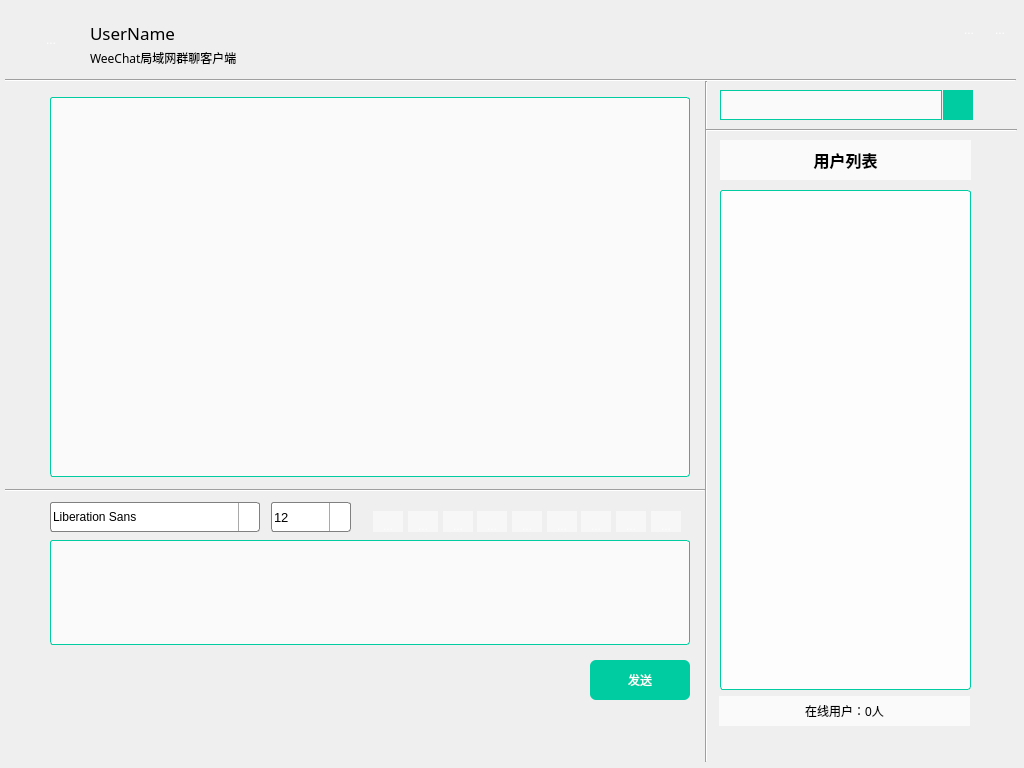
<?xml version="1.0" encoding="UTF-8"?>
<ui version="4.0">
 <class>Widget</class>
 <widget class="QWidget" name="Widget">
  <property name="geometry">
   <rect>
    <x>0</x>
    <y>0</y>
    <width>1024</width>
    <height>768</height>
   </rect>
  </property>
  <property name="sizePolicy">
   <sizepolicy hsizetype="Expanding" vsizetype="Expanding">
    <horstretch>0</horstretch>
    <verstretch>0</verstretch>
   </sizepolicy>
  </property>
  <property name="minimumSize">
   <size>
    <width>1024</width>
    <height>768</height>
   </size>
  </property>
  <property name="maximumSize">
   <size>
    <width>1024</width>
    <height>768</height>
   </size>
  </property>
  <property name="windowTitle">
   <string>QQ</string>
  </property>
  <property name="autoFillBackground">
   <bool>false</bool>
  </property>
  <property name="styleSheet">
   <string notr="true"/>
  </property>
  <widget class="QStackedWidget" name="stackedWidget">
   <property name="geometry">
    <rect>
     <x>0</x>
     <y>0</y>
     <width>1024</width>
     <height>768</height>
    </rect>
   </property>
   <property name="minimumSize">
    <size>
     <width>1024</width>
     <height>768</height>
    </size>
   </property>
   <property name="maximumSize">
    <size>
     <width>1024</width>
     <height>768</height>
    </size>
   </property>
   <property name="styleSheet">
    <string notr="true">QStackWidget
{
	border-radius:15px;
	background-color: rgb(255, 255, 255, 0); 
}</string>
   </property>
   <property name="frameShape">
    <enum>QFrame::NoFrame</enum>
   </property>
   <property name="frameShadow">
    <enum>QFrame::Sunken</enum>
   </property>
   <property name="lineWidth">
    <number>1</number>
   </property>
   <property name="midLineWidth">
    <number>0</number>
   </property>
   <property name="currentIndex">
    <number>0</number>
   </property>
   <widget class="QWidget" name="page">
    <property name="minimumSize">
     <size>
      <width>1024</width>
      <height>768</height>
     </size>
    </property>
    <property name="maximumSize">
     <size>
      <width>1024</width>
      <height>768</height>
     </size>
    </property>
    <property name="styleSheet">
     <string notr="true"/>
    </property>
    <widget class="QTextBrowser" name="messageBrowser">
     <property name="geometry">
      <rect>
       <x>50</x>
       <y>97</y>
       <width>640</width>
       <height>380</height>
      </rect>
     </property>
     <property name="minimumSize">
      <size>
       <width>640</width>
       <height>380</height>
      </size>
     </property>
     <property name="maximumSize">
      <size>
       <width>640</width>
       <height>380</height>
      </size>
     </property>
     <property name="font">
      <font>
       <pointsize>10</pointsize>
      </font>
     </property>
     <property name="styleSheet">
      <string notr="true">QTextBrowser { background-color: rgb(255, 255, 255,0.7); border-radius: 3px; color: rgb(0,0,0); border-width: 1px; border-color: #00cca2; border-style: solid;}</string>
     </property>
     <property name="lineWidth">
      <number>1</number>
     </property>
     <property name="cursorWidth">
      <number>1</number>
     </property>
     <property name="tabStopWidth" stdset="0">
      <number>80</number>
     </property>
    </widget>
    <widget class="QTextEdit" name="messageTextEdit">
     <property name="geometry">
      <rect>
       <x>50</x>
       <y>540</y>
       <width>640</width>
       <height>105</height>
      </rect>
     </property>
     <property name="minimumSize">
      <size>
       <width>640</width>
       <height>105</height>
      </size>
     </property>
     <property name="maximumSize">
      <size>
       <width>640</width>
       <height>105</height>
      </size>
     </property>
     <property name="font">
      <font>
       <pointsize>12</pointsize>
      </font>
     </property>
     <property name="styleSheet">
      <string notr="true">QTextEdit { background-color: rgb(255, 255, 255,0.7); border-radius: 3px; color: rgb(0,0,0); border-width: 1px; border-color: #00cca2; border-style: solid;}</string>
     </property>
     <property name="lineWidth">
      <number>1</number>
     </property>
    </widget>
    <widget class="QPushButton" name="sendButton">
     <property name="geometry">
      <rect>
       <x>590</x>
       <y>660</y>
       <width>100</width>
       <height>40</height>
      </rect>
     </property>
     <property name="minimumSize">
      <size>
       <width>100</width>
       <height>40</height>
      </size>
     </property>
     <property name="maximumSize">
      <size>
       <width>100</width>
       <height>40</height>
      </size>
     </property>
     <property name="styleSheet">
      <string notr="true">QPushButton { background-color: #00cca2; border-radius: 6px; color: rgb(255, 255, 255); }
QPushButton:hover { background-color: #208973;}
</string>
     </property>
     <property name="text">
      <string>发送</string>
     </property>
     <property name="iconSize">
      <size>
       <width>30</width>
       <height>30</height>
      </size>
     </property>
    </widget>
    <widget class="Line" name="line">
     <property name="geometry">
      <rect>
       <x>5</x>
       <y>480</y>
       <width>700</width>
       <height>20</height>
      </rect>
     </property>
     <property name="sizePolicy">
      <sizepolicy hsizetype="Fixed" vsizetype="Fixed">
       <horstretch>0</horstretch>
       <verstretch>0</verstretch>
      </sizepolicy>
     </property>
     <property name="minimumSize">
      <size>
       <width>700</width>
       <height>20</height>
      </size>
     </property>
     <property name="maximumSize">
      <size>
       <width>700</width>
       <height>20</height>
      </size>
     </property>
     <property name="styleSheet">
      <string notr="true"/>
     </property>
     <property name="frameShadow">
      <enum>QFrame::Sunken</enum>
     </property>
     <property name="lineWidth">
      <number>1</number>
     </property>
     <property name="orientation">
      <enum>Qt::Horizontal</enum>
     </property>
    </widget>
    <widget class="Line" name="line_2">
     <property name="geometry">
      <rect>
       <x>696</x>
       <y>81</y>
       <width>20</width>
       <height>681</height>
      </rect>
     </property>
     <property name="styleSheet">
      <string notr="true"/>
     </property>
     <property name="orientation">
      <enum>Qt::Vertical</enum>
     </property>
    </widget>
    <widget class="QFontComboBox" name="fontComboBox">
     <property name="enabled">
      <bool>true</bool>
     </property>
     <property name="geometry">
      <rect>
       <x>50</x>
       <y>502</y>
       <width>210</width>
       <height>30</height>
      </rect>
     </property>
     <property name="minimumSize">
      <size>
       <width>210</width>
       <height>30</height>
      </size>
     </property>
     <property name="maximumSize">
      <size>
       <width>210</width>
       <height>30</height>
      </size>
     </property>
     <property name="font">
      <font/>
     </property>
     <property name="mouseTracking">
      <bool>true</bool>
     </property>
     <property name="acceptDrops">
      <bool>false</bool>
     </property>
     <property name="styleSheet">
      <string notr="true">QComboBox {
	background-color: rgb(255, 255, 255);
    border: 1px solid gray;
    border-radius: 3px;
    padding: 1px 2px 1px 2px;  /*针对于组合框中的文本内容*/
    /*min-width: 9em;   组合框的最小宽度*/
}
QComboBox::drop-down {
    subcontrol-origin: padding;
    subcontrol-position: top right;
    width: 20px;

    border-left-width: 1px;
    border-left-color: darkgray;
    border-left-style: solid; 
    border-top-right-radius: 3px; 
    border-bottom-right-radius: 3px;
}
QComboBox::down-arrow {
    image: url(:/imgs/QComboBox);
}
QComboBox::drop-down:hover { background-color: rgb(0, 204, 162);}</string>
     </property>
     <property name="editable">
      <bool>false</bool>
     </property>
    </widget>
    <widget class="QComboBox" name="sizeComboBox">
     <property name="geometry">
      <rect>
       <x>271</x>
       <y>502</y>
       <width>80</width>
       <height>30</height>
      </rect>
     </property>
     <property name="sizePolicy">
      <sizepolicy hsizetype="Preferred" vsizetype="Fixed">
       <horstretch>0</horstretch>
       <verstretch>1</verstretch>
      </sizepolicy>
     </property>
     <property name="minimumSize">
      <size>
       <width>80</width>
       <height>30</height>
      </size>
     </property>
     <property name="maximumSize">
      <size>
       <width>80</width>
       <height>30</height>
      </size>
     </property>
     <property name="font">
      <font>
       <pointsize>10</pointsize>
      </font>
     </property>
     <property name="styleSheet">
      <string notr="true">QComboBox {
	background-color: rgb(255, 255, 255);
    border: 1px solid gray;
    border-radius: 3px;
    padding: 1px 2px 1px 2px;  /*针对于组合框中的文本内容*/
    /*min-width: 9em;   组合框的最小宽度*/
}
QComboBox::drop-down {
    subcontrol-origin: padding;
    subcontrol-position: top right;
    width: 20px;

    border-left-width: 1px;
    border-left-color: darkgray;
    border-left-style: solid; 
    border-top-right-radius: 3px; 
    border-bottom-right-radius: 3px;
}
QComboBox::down-arrow {
    image: url(:/imgs/QComboBox);
}
QComboBox::drop-down:hover { background-color: rgb(0, 204, 162);}</string>
     </property>
     <property name="currentIndex">
      <number>3</number>
     </property>
     <item>
      <property name="text">
       <string>9</string>
      </property>
     </item>
     <item>
      <property name="text">
       <string>10</string>
      </property>
     </item>
     <item>
      <property name="text">
       <string>11</string>
      </property>
     </item>
     <item>
      <property name="text">
       <string>12</string>
      </property>
     </item>
     <item>
      <property name="text">
       <string>13</string>
      </property>
     </item>
     <item>
      <property name="text">
       <string>14</string>
      </property>
     </item>
     <item>
      <property name="text">
       <string>15</string>
      </property>
     </item>
     <item>
      <property name="text">
       <string>16</string>
      </property>
     </item>
     <item>
      <property name="text">
       <string>17</string>
      </property>
     </item>
     <item>
      <property name="text">
       <string>18</string>
      </property>
     </item>
     <item>
      <property name="text">
       <string>19</string>
      </property>
     </item>
     <item>
      <property name="text">
       <string>20</string>
      </property>
     </item>
     <item>
      <property name="text">
       <string>21</string>
      </property>
     </item>
     <item>
      <property name="text">
       <string>22</string>
      </property>
     </item>
    </widget>
    <widget class="Line" name="line_3">
     <property name="geometry">
      <rect>
       <x>5</x>
       <y>70</y>
       <width>1011</width>
       <height>20</height>
      </rect>
     </property>
     <property name="styleSheet">
      <string notr="true"/>
     </property>
     <property name="orientation">
      <enum>Qt::Horizontal</enum>
     </property>
    </widget>
    <widget class="QToolButton" name="toolButton_8">
     <property name="geometry">
      <rect>
       <x>21</x>
       <y>10</y>
       <width>60</width>
       <height>60</height>
      </rect>
     </property>
     <property name="sizePolicy">
      <sizepolicy hsizetype="Fixed" vsizetype="Fixed">
       <horstretch>40</horstretch>
       <verstretch>40</verstretch>
      </sizepolicy>
     </property>
     <property name="minimumSize">
      <size>
       <width>60</width>
       <height>60</height>
      </size>
     </property>
     <property name="styleSheet">
      <string notr="true">QToolButton { background-color: rgb(50, 50, 50,0); border-radius: 3px; color: rgb(255, 255, 255); }</string>
     </property>
     <property name="text">
      <string>...</string>
     </property>
     <property name="icon">
      <iconset resource="res.qrc">
       <normaloff>:/imgs/chat.png</normaloff>:/imgs/chat.png</iconset>
     </property>
     <property name="iconSize">
      <size>
       <width>50</width>
       <height>50</height>
      </size>
     </property>
    </widget>
    <widget class="QLabel" name="label">
     <property name="geometry">
      <rect>
       <x>90</x>
       <y>50</y>
       <width>191</width>
       <height>16</height>
      </rect>
     </property>
     <property name="font">
      <font>
       <family>微软雅黑</family>
       <pointsize>9</pointsize>
      </font>
     </property>
     <property name="text">
      <string>WeeChat局域网群聊客户端</string>
     </property>
    </widget>
    <widget class="QLabel" name="username">
     <property name="geometry">
      <rect>
       <x>90</x>
       <y>20</y>
       <width>141</width>
       <height>25</height>
      </rect>
     </property>
     <property name="minimumSize">
      <size>
       <width>100</width>
       <height>25</height>
      </size>
     </property>
     <property name="baseSize">
      <size>
       <width>100</width>
       <height>25</height>
      </size>
     </property>
     <property name="font">
      <font>
       <family>微软雅黑</family>
       <pointsize>13</pointsize>
      </font>
     </property>
     <property name="styleSheet">
      <string notr="true"/>
     </property>
     <property name="text">
      <string>UserName</string>
     </property>
    </widget>
    <widget class="QLabel" name="userNumLabel">
     <property name="geometry">
      <rect>
       <x>719</x>
       <y>696</y>
       <width>251</width>
       <height>30</height>
      </rect>
     </property>
     <property name="minimumSize">
      <size>
       <width>251</width>
       <height>30</height>
      </size>
     </property>
     <property name="maximumSize">
      <size>
       <width>251</width>
       <height>41</height>
      </size>
     </property>
     <property name="font">
      <font>
       <pointsize>9</pointsize>
      </font>
     </property>
     <property name="styleSheet">
      <string notr="true">QLabel { background-color: rgb(255, 255, 255,0.7); }</string>
     </property>
     <property name="text">
      <string>在线用户：0人</string>
     </property>
     <property name="alignment">
      <set>Qt::AlignCenter</set>
     </property>
    </widget>
    <widget class="QWidget" name="layoutWidget">
     <property name="geometry">
      <rect>
       <x>911</x>
       <y>4</y>
       <width>110</width>
       <height>32</height>
      </rect>
     </property>
     <layout class="QGridLayout" name="gridLayout">
      <item row="0" column="0">
       <widget class="MenuButton" name="menuButton">
        <property name="minimumSize">
         <size>
          <width>30</width>
          <height>30</height>
         </size>
        </property>
        <property name="maximumSize">
         <size>
          <width>30</width>
          <height>30</height>
         </size>
        </property>
        <property name="toolTip">
         <string>皮肤</string>
        </property>
        <property name="statusTip">
         <string/>
        </property>
        <property name="whatsThis">
         <string/>
        </property>
        <property name="accessibleName">
         <string/>
        </property>
        <property name="accessibleDescription">
         <string/>
        </property>
        <property name="styleSheet">
         <string notr="true">QPushButton { background-color: rgb(50, 50, 50,0); border-radius: 0px; color: rgb(255, 255, 255); }
QPushButton:hover { background-color: #0072d4;}</string>
        </property>
        <property name="text">
         <string/>
        </property>
        <property name="icon">
         <iconset resource="res.qrc">
          <normaloff>:/imgs/menu.png</normaloff>:/imgs/menu.png</iconset>
        </property>
       </widget>
      </item>
      <item row="0" column="2">
       <widget class="QToolButton" name="closeButton">
        <property name="minimumSize">
         <size>
          <width>30</width>
          <height>30</height>
         </size>
        </property>
        <property name="maximumSize">
         <size>
          <width>30</width>
          <height>30</height>
         </size>
        </property>
        <property name="toolTip">
         <string>关闭</string>
        </property>
        <property name="styleSheet">
         <string notr="true">QToolButton { background-color: rgb(50, 50, 50,0); border-radius: 0px; color: rgb(255, 255, 255);}
QToolButton:hover { background: red}</string>
        </property>
        <property name="text">
         <string>...</string>
        </property>
        <property name="icon">
         <iconset>
          <selectedoff>:/imgs/exit.png</selectedoff>
         </iconset>
        </property>
        <property name="iconSize">
         <size>
          <width>20</width>
          <height>20</height>
         </size>
        </property>
       </widget>
      </item>
      <item row="0" column="1">
       <widget class="QToolButton" name="minButton">
        <property name="minimumSize">
         <size>
          <width>30</width>
          <height>30</height>
         </size>
        </property>
        <property name="maximumSize">
         <size>
          <width>30</width>
          <height>30</height>
         </size>
        </property>
        <property name="toolTip">
         <string>最小化</string>
        </property>
        <property name="styleSheet">
         <string notr="true">QToolButton { background-color: rgb(50, 50, 50,0); border-radius: 0px; color: rgb(255, 255, 255);}
QToolButton:hover { background: red}</string>
        </property>
        <property name="text">
         <string>...</string>
        </property>
        <property name="icon">
         <iconset resource="res.qrc">
          <normaloff>:/imgs/min.png</normaloff>:/imgs/min.png</iconset>
        </property>
       </widget>
      </item>
     </layout>
    </widget>
    <widget class="QTextEdit" name="searchBox">
     <property name="geometry">
      <rect>
       <x>720</x>
       <y>90</y>
       <width>222</width>
       <height>30</height>
      </rect>
     </property>
     <property name="sizePolicy">
      <sizepolicy hsizetype="Fixed" vsizetype="Fixed">
       <horstretch>0</horstretch>
       <verstretch>0</verstretch>
      </sizepolicy>
     </property>
     <property name="minimumSize">
      <size>
       <width>222</width>
       <height>30</height>
      </size>
     </property>
     <property name="maximumSize">
      <size>
       <width>222</width>
       <height>30</height>
      </size>
     </property>
     <property name="layoutDirection">
      <enum>Qt::LeftToRight</enum>
     </property>
     <property name="styleSheet">
      <string notr="true">QTextEdit { background-color: rgb(255, 255, 255,0.7);border-width: 1px; border-radius: 0px;border-color: #00cca2;border-style: solid;text-aligin:center }</string>
     </property>
    </widget>
    <widget class="QTableWidget" name="userTableWidget">
     <property name="enabled">
      <bool>true</bool>
     </property>
     <property name="geometry">
      <rect>
       <x>720</x>
       <y>190</y>
       <width>251</width>
       <height>500</height>
      </rect>
     </property>
     <property name="minimumSize">
      <size>
       <width>251</width>
       <height>500</height>
      </size>
     </property>
     <property name="maximumSize">
      <size>
       <width>251</width>
       <height>500</height>
      </size>
     </property>
     <property name="font">
      <font>
       <pointsize>8</pointsize>
      </font>
     </property>
     <property name="contextMenuPolicy">
      <enum>Qt::ActionsContextMenu</enum>
     </property>
     <property name="autoFillBackground">
      <bool>true</bool>
     </property>
     <property name="styleSheet">
      <string notr="true">QTableWidget { background-color: rgb(255, 255, 255,0.6); border-radius: 3px; color: rgb(0,0,0); border-width: 1px; border-color: #00cca2; border-style: solid;}</string>
     </property>
     <property name="frameShape">
      <enum>QFrame::WinPanel</enum>
     </property>
     <property name="alternatingRowColors">
      <bool>false</bool>
     </property>
     <property name="selectionMode">
      <enum>QAbstractItemView::SingleSelection</enum>
     </property>
     <property name="selectionBehavior">
      <enum>QAbstractItemView::SelectRows</enum>
     </property>
     <property name="showGrid">
      <bool>false</bool>
     </property>
     <property name="gridStyle">
      <enum>Qt::DashLine</enum>
     </property>
     <attribute name="horizontalHeaderVisible">
      <bool>false</bool>
     </attribute>
     <attribute name="horizontalHeaderCascadingSectionResizes">
      <bool>false</bool>
     </attribute>
     <attribute name="horizontalHeaderMinimumSectionSize">
      <number>83</number>
     </attribute>
     <attribute name="horizontalHeaderDefaultSectionSize">
      <number>83</number>
     </attribute>
     <attribute name="horizontalHeaderHighlightSections">
      <bool>false</bool>
     </attribute>
     <attribute name="horizontalHeaderShowSortIndicator" stdset="0">
      <bool>false</bool>
     </attribute>
     <attribute name="horizontalHeaderStretchLastSection">
      <bool>false</bool>
     </attribute>
     <attribute name="verticalHeaderVisible">
      <bool>false</bool>
     </attribute>
     <attribute name="verticalHeaderMinimumSectionSize">
      <number>30</number>
     </attribute>
     <attribute name="verticalHeaderHighlightSections">
      <bool>false</bool>
     </attribute>
     <column>
      <property name="text">
       <string>用户名</string>
      </property>
      <property name="textAlignment">
       <set>AlignLeading|AlignVCenter</set>
      </property>
      <property name="background">
       <color>
        <red>0</red>
        <green>0</green>
        <blue>0</blue>
       </color>
      </property>
     </column>
     <column>
      <property name="text">
       <string>主机名</string>
      </property>
      <property name="textAlignment">
       <set>AlignLeading|AlignVCenter</set>
      </property>
     </column>
     <column>
      <property name="text">
       <string>IP地址</string>
      </property>
      <property name="textAlignment">
       <set>AlignLeading|AlignVCenter</set>
      </property>
     </column>
    </widget>
    <widget class="QPushButton" name="userListLabel">
     <property name="geometry">
      <rect>
       <x>720</x>
       <y>140</y>
       <width>251</width>
       <height>40</height>
      </rect>
     </property>
     <property name="minimumSize">
      <size>
       <width>251</width>
       <height>40</height>
      </size>
     </property>
     <property name="maximumSize">
      <size>
       <width>251</width>
       <height>40</height>
      </size>
     </property>
     <property name="font">
      <font>
       <family>微软雅黑</family>
       <pointsize>-1</pointsize>
       <bold>true</bold>
      </font>
     </property>
     <property name="styleSheet">
      <string notr="true">QPushButton { background-color: rgb(255, 255, 255,0.7); border-radius: 0px; color: rgb(0, 0, 0); font-size: 16px;font-weight:3px; }</string>
     </property>
     <property name="text">
      <string>用户列表</string>
     </property>
     <property name="icon">
      <iconset resource="res.qrc">
       <normaloff>:/imgs/user.png</normaloff>:/imgs/user.png</iconset>
     </property>
    </widget>
    <widget class="QPushButton" name="searchButton">
     <property name="geometry">
      <rect>
       <x>943</x>
       <y>90</y>
       <width>30</width>
       <height>30</height>
      </rect>
     </property>
     <property name="minimumSize">
      <size>
       <width>30</width>
       <height>30</height>
      </size>
     </property>
     <property name="maximumSize">
      <size>
       <width>30</width>
       <height>30</height>
      </size>
     </property>
     <property name="font">
      <font>
       <pointsize>12</pointsize>
      </font>
     </property>
     <property name="toolTip">
      <string>搜索聊天记录</string>
     </property>
     <property name="styleSheet">
      <string notr="true">QPushButton  { background-color: #00cca2; border-radius: 0px; color: rgb(255, 255, 255); }

QPushButton:hover { background-color: #208973;}</string>
     </property>
     <property name="text">
      <string/>
     </property>
     <property name="icon">
      <iconset resource="res.qrc">
       <normaloff>:/imgs/search.png</normaloff>:/imgs/search.png</iconset>
     </property>
    </widget>
    <widget class="Line" name="line_4">
     <property name="geometry">
      <rect>
       <x>706</x>
       <y>120</y>
       <width>311</width>
       <height>20</height>
      </rect>
     </property>
     <property name="styleSheet">
      <string notr="true"/>
     </property>
     <property name="frameShadow">
      <enum>QFrame::Sunken</enum>
     </property>
     <property name="lineWidth">
      <number>1</number>
     </property>
     <property name="orientation">
      <enum>Qt::Horizontal</enum>
     </property>
    </widget>
    <widget class="QWidget" name="layoutWidget">
     <property name="geometry">
      <rect>
       <x>362</x>
       <y>500</y>
       <width>328</width>
       <height>32</height>
      </rect>
     </property>
     <layout class="QGridLayout" name="gridLayout_2">
      <item row="0" column="0">
       <widget class="QToolButton" name="sendMailButton">
        <property name="minimumSize">
         <size>
          <width>30</width>
          <height>30</height>
         </size>
        </property>
        <property name="maximumSize">
         <size>
          <width>30</width>
          <height>30</height>
         </size>
        </property>
        <property name="toolTip">
         <string>加粗</string>
        </property>
        <property name="styleSheet">
         <string notr="true">QToolButton { background-color: rgb(255, 255, 255,0.5); border-radius: 0px; color: rgb(255, 255, 255,0.7); }
QToolButton:hover { background-color: rgb(0, 204, 162,0.7);}</string>
        </property>
        <property name="text">
         <string>...</string>
        </property>
        <property name="icon">
         <iconset resource="res.qrc">
          <normaloff>:/imgs/send.png</normaloff>:/imgs/send.png</iconset>
        </property>
        <property name="checkable">
         <bool>true</bool>
        </property>
       </widget>
      </item>
      <item row="0" column="1">
       <widget class="QToolButton" name="boldToolButton">
        <property name="minimumSize">
         <size>
          <width>30</width>
          <height>30</height>
         </size>
        </property>
        <property name="maximumSize">
         <size>
          <width>30</width>
          <height>30</height>
         </size>
        </property>
        <property name="toolTip">
         <string>加粗</string>
        </property>
        <property name="styleSheet">
         <string notr="true">QToolButton { background-color: rgb(255, 255, 255,0.5); border-radius: 0px; color: rgb(255, 255, 255,0.7); }
QToolButton:hover { background-color: rgb(0, 204, 162,0.7);}</string>
        </property>
        <property name="text">
         <string>...</string>
        </property>
        <property name="icon">
         <iconset resource="res.qrc">
          <normaloff>:/imgs/bold2.png</normaloff>:/imgs/bold2.png</iconset>
        </property>
        <property name="checkable">
         <bool>true</bool>
        </property>
       </widget>
      </item>
      <item row="0" column="2">
       <widget class="QToolButton" name="italicToolButton">
        <property name="minimumSize">
         <size>
          <width>30</width>
          <height>30</height>
         </size>
        </property>
        <property name="maximumSize">
         <size>
          <width>30</width>
          <height>30</height>
         </size>
        </property>
        <property name="toolTip">
         <string>倾斜</string>
        </property>
        <property name="styleSheet">
         <string notr="true">QToolButton { background-color: rgb(255, 255, 255,0.5); border-radius: 0px; color: rgb(255, 255, 255,0.7); }
QToolButton:hover { background-color: rgb(0, 204, 162,0.7);}</string>
        </property>
        <property name="text">
         <string>...</string>
        </property>
        <property name="icon">
         <iconset resource="res.qrc">
          <normaloff>:/imgs/italic3.png</normaloff>:/imgs/italic3.png</iconset>
        </property>
        <property name="checkable">
         <bool>true</bool>
        </property>
       </widget>
      </item>
      <item row="0" column="3">
       <widget class="QToolButton" name="underlineToolButton">
        <property name="minimumSize">
         <size>
          <width>30</width>
          <height>30</height>
         </size>
        </property>
        <property name="maximumSize">
         <size>
          <width>30</width>
          <height>30</height>
         </size>
        </property>
        <property name="toolTip">
         <string>下划线</string>
        </property>
        <property name="styleSheet">
         <string notr="true">QToolButton { background-color: rgb(255, 255, 255,0.5); border-radius: 0px; color: rgb(255, 255, 255,0.7); }
QToolButton:hover { background-color: rgb(0, 204, 162,0.7);}</string>
        </property>
        <property name="text">
         <string>...</string>
        </property>
        <property name="icon">
         <iconset resource="res.qrc">
          <normaloff>:/imgs/underline2.png</normaloff>:/imgs/underline2.png</iconset>
        </property>
        <property name="checkable">
         <bool>true</bool>
        </property>
       </widget>
      </item>
      <item row="0" column="4">
       <widget class="QToolButton" name="colorToolButton">
        <property name="minimumSize">
         <size>
          <width>30</width>
          <height>30</height>
         </size>
        </property>
        <property name="maximumSize">
         <size>
          <width>30</width>
          <height>30</height>
         </size>
        </property>
        <property name="toolTip">
         <string>更改字体颜色</string>
        </property>
        <property name="styleSheet">
         <string notr="true">QToolButton { background-color: rgb(255, 255, 255,0.5); border-radius: 0px; color: rgb(255, 255, 255,0.7); }
QToolButton:hover { background-color: rgb(0, 204, 162,0.7);}</string>
        </property>
        <property name="text">
         <string>...</string>
        </property>
        <property name="icon">
         <iconset resource="res.qrc">
          <normaloff>:/imgs/color2.png</normaloff>:/imgs/color2.png</iconset>
        </property>
       </widget>
      </item>
      <item row="0" column="5">
       <widget class="QToolButton" name="sendToolButton">
        <property name="minimumSize">
         <size>
          <width>30</width>
          <height>30</height>
         </size>
        </property>
        <property name="maximumSize">
         <size>
          <width>30</width>
          <height>30</height>
         </size>
        </property>
        <property name="toolTip">
         <string>传输文件</string>
        </property>
        <property name="styleSheet">
         <string notr="true">QToolButton { background-color: rgb(255, 255, 255,0.5); border-radius: 0px; color: rgb(255, 255, 255,0.7); }
QToolButton:hover { background-color: rgb(0, 204, 162,0.7);}</string>
        </property>
        <property name="text">
         <string>...</string>
        </property>
        <property name="icon">
         <iconset resource="res.qrc">
          <normaloff>:/imgs/file.png</normaloff>:/imgs/file.png</iconset>
        </property>
       </widget>
      </item>
      <item row="0" column="6">
       <widget class="QToolButton" name="saveToolButton">
        <property name="minimumSize">
         <size>
          <width>30</width>
          <height>30</height>
         </size>
        </property>
        <property name="maximumSize">
         <size>
          <width>30</width>
          <height>30</height>
         </size>
        </property>
        <property name="toolTip">
         <string>保存聊天记录</string>
        </property>
        <property name="styleSheet">
         <string notr="true">QToolButton { background-color: rgb(255, 255, 255,0.5); border-radius: 0px; color: rgb(255, 255, 255,0.7); }
QToolButton:hover { background-color: rgb(0, 204, 162,0.7);}</string>
        </property>
        <property name="text">
         <string>...</string>
        </property>
        <property name="icon">
         <iconset resource="res.qrc">
          <normaloff>:/imgs/save.png</normaloff>:/imgs/save.png</iconset>
        </property>
       </widget>
      </item>
      <item row="0" column="7">
       <widget class="QToolButton" name="clearToolButton">
        <property name="minimumSize">
         <size>
          <width>30</width>
          <height>30</height>
         </size>
        </property>
        <property name="maximumSize">
         <size>
          <width>30</width>
          <height>30</height>
         </size>
        </property>
        <property name="toolTip">
         <string>清除聊天记录</string>
        </property>
        <property name="styleSheet">
         <string notr="true">QToolButton { background-color: rgb(255, 255, 255,0.5); border-radius: 0px; color: rgb(255, 255, 255,0.7); }
QToolButton:hover { background-color: rgb(0, 204, 162,0.7);}</string>
        </property>
        <property name="text">
         <string>...</string>
        </property>
        <property name="icon">
         <iconset resource="res.qrc">
          <normaloff>:/imgs/clear.png</normaloff>:/imgs/clear.png</iconset>
        </property>
       </widget>
      </item>
      <item row="0" column="8">
       <widget class="QToolButton" name="checkMessageButton">
        <property name="minimumSize">
         <size>
          <width>30</width>
          <height>30</height>
         </size>
        </property>
        <property name="maximumSize">
         <size>
          <width>30</width>
          <height>30</height>
         </size>
        </property>
        <property name="toolTip">
         <string>查看聊天记录</string>
        </property>
        <property name="styleSheet">
         <string notr="true">QToolButton { background-color: rgb(255, 255, 255,0.5); border-radius: 0px; color: rgb(255, 255, 255,0.7); }
QToolButton:hover { background-color: rgb(0, 204, 162,0.7);}</string>
        </property>
        <property name="text">
         <string>...</string>
        </property>
        <property name="icon">
         <iconset resource="res.qrc">
          <normaloff>:/imgs/messageList.png</normaloff>:/imgs/messageList.png</iconset>
        </property>
       </widget>
      </item>
     </layout>
    </widget>
   </widget>
  </widget>
 </widget>
 <layoutdefault spacing="6" margin="11"/>
 <customwidgets>
  <customwidget>
   <class>MenuButton</class>
   <extends>QPushButton</extends>
   <header>menubutton.h</header>
  </customwidget>
 </customwidgets>
 <resources>
  <include location="res.qrc"/>
 </resources>
 <connections/>
</ui>
